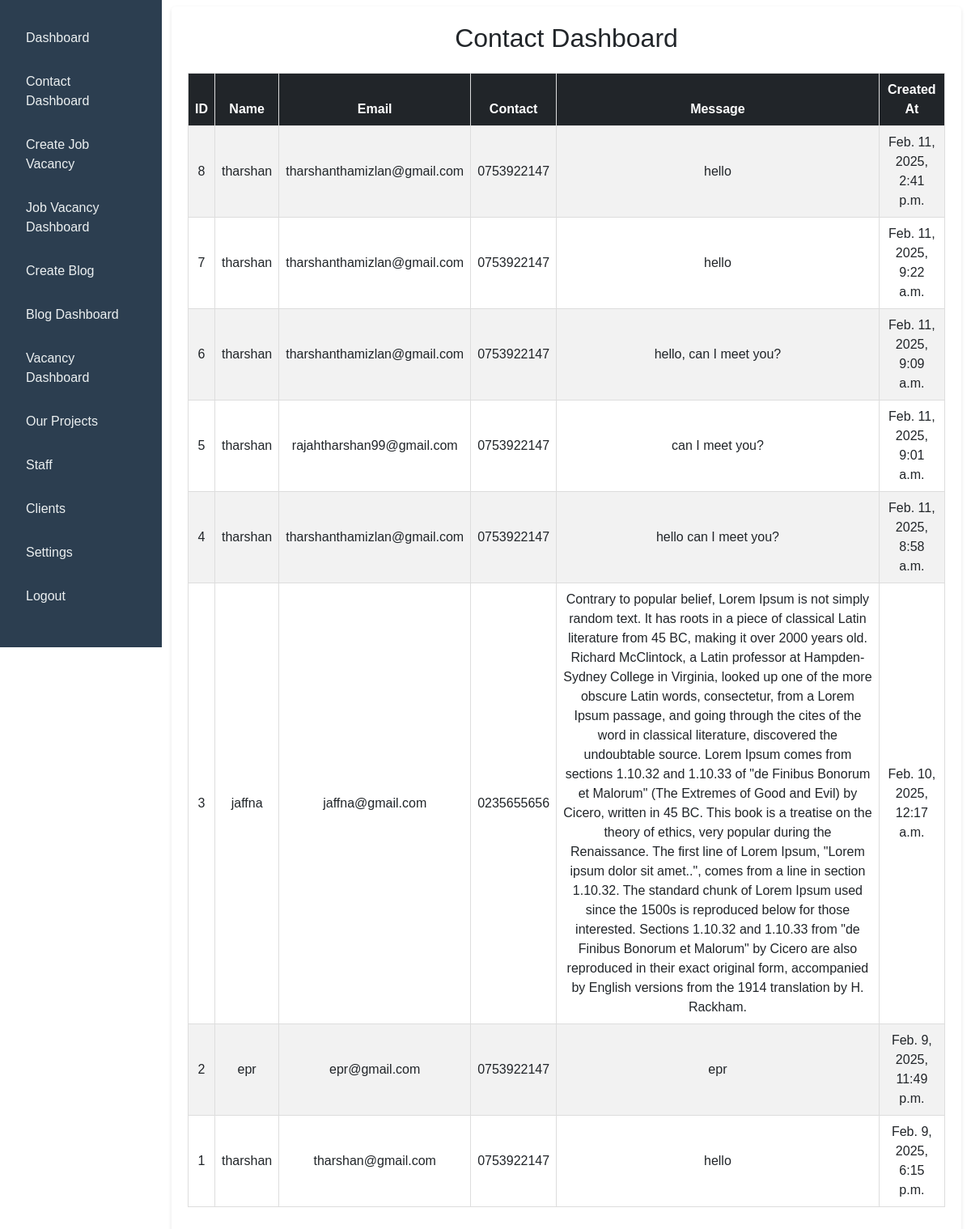
Page /epr/contact-dashboard on the committed database.
### epr/models.py (models this page shows, shortened)
class Contact(models.Model):
    name = models.CharField(max_length=100)
    email = models.EmailField()
    contact = models.CharField(max_length=15)
    message = models.TextField()
    created_at = models.DateTimeField(auto_now_add=True)  # Auto timestamp

### epr/views.py (the view)
# urls.py: path('contact-dashboard', views.contact_dashboard, name='contact_dashboard'),
def contact_dashboard(request):
    contacts = Contact.objects.all().order_by('-created_at')  # Fetch latest first
    return render(request, 'epr/contact_dashboard.html', {'contacts': contacts})

### epr/templates/epr/contact_dashboard.html (shortened to what this page needs)
{% extends "epr/base2.html" %}
{% block content %}
<body style="background-color: #ffffff;">
    <div class="container mt-2">
        <h2 class="text-center">Contact Dashboard</h2>
        <table class="table table-striped table-hover mt-4">
            <thead class="table-dark">
                <tr>
                    <th>ID</th>
                    <th>Name</th>
                    <th>Email</th>
                    <th>Contact</th>
                    <th>Message</th>
                    <th>Created At</th>
                </tr>
            </thead>
            <tbody>
                {% for contact in contacts %}
                <tr>
                    <td>{{ contact.id }}</td>
                    <td>{{ contact.name }}</td>
                    <td>{{ contact.email }}</td>
                    <td>{{ contact.contact }}</td>
                    <td>{{ contact.message }}</td>
                    <td>{{ contact.created_at }}</td>
                </tr>
                {% empty %}
                <tr>
                    <td colspan="6" class="text-center">No contact messages available</td>
                </tr>
                {% endfor %}
            </tbody>
        </table>
    </div>
</body>
{% endblock %}

### epr/static/css/style.css (style rules this page uses)
body { font-family: Arial, sans-serif; margin: 0; padding: 0; background-color: #f4f4f9; }
.container { max-width: 1200px; margin: 20px auto; padding: 20px; background-color: #fff; box-shadow: 0 2px 5px rgba(0, 0, 0, 0.1); border-radius: 5px; }
table { width: 100%; border-collapse: collapse; margin: 20px 0; }
table th, table td { border: 1px solid #ddd; padding: 10px; text-align: center; }
table th { background-color: #007bff; color: #fff; }
td { vertical-align: middle; text-align: center; }

### epr/static/css/style1.css (style rules this page uses)
body { font-family: 'Poppins', Arial, sans-serif; background-color: #f9f9f9; }

### rows in the picture
Contact: id "8", name "tharshan", email "tharshanthamizlan@gmail.com", contact "0753922147", message "hello", created_at "Feb. 11, 2025, 2:41 p.m."
Contact: id "7", name "tharshan", email "tharshanthamizlan@gmail.com", contact "0753922147", message "hello", created_at "Feb. 11, 2025, 9:22 a.m."
Contact: id "6", name "tharshan", email "tharshanthamizlan@gmail.com", contact "0753922147", message "hello, can I meet you?", created_at "Feb. 11, 2025, 9:09 a.m."
Contact: id "5", name "tharshan", email "rajahtharshan99@gmail.com", contact "0753922147", message "can I meet you?", created_at "Feb. 11, 2025, 9:01 a.m."
Contact: id "4", name "tharshan", email "tharshanthamizlan@gmail.com", contact "0753922147", message "hello can I meet you?", created_at "Feb. 11, 2025, 8:58 a.m."
Contact: id "3", name "jaffna", email "jaffna@gmail.com", contact "0235655656", message "Contrary to popular belief, Lorem Ipsum is not simply random text. It has roots in a piece of classical Latin literature from 45 BC, making it over 2000 years old. Richard McClintock, a Latin professor at Hampden-Sydney College in Virginia, looked up one of the more obscure Latin words, consectetur, from a Lorem Ipsum passage, and going through the cites of the word in classical literature, discovered the undoubtable source. Lorem Ipsum comes from sections 1.10.32 and 1.10.33 of \"de Finibus Bonorum et Malorum\" (The Extremes of Good and Evil) by Cicero, written in 45 BC. This book is a treatise on the theory of ethics, very popular during the Renaissance. The first line of Lorem Ipsum,…", created_at "Feb. 10, 2025, 12:17 a.m."
Contact: id "2", name "epr", email "epr@gmail.com", contact "0753922147", message "epr", created_at "Feb. 9, 2025, 11:49 p.m."
Contact: id "1", name "tharshan", email "tharshan@gmail.com", contact "0753922147", message "hello", created_at "Feb. 9, 2025, 6:15 p.m."
